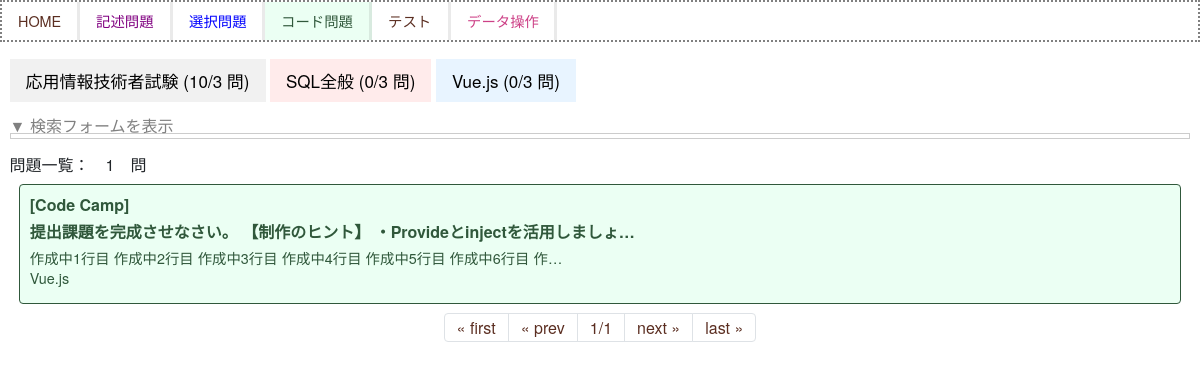
Page /codepractice/ on the committed database.
### sqlapp/models.py (models this page shows)
class Category(models.Model):
    name = models.CharField(max_length=100)
    def __str__(self):
        return self.name

class Codepractice(models.Model):
    question1 = models.TextField(verbose_name="問題")
    question2 = models.TextField(verbose_name="問題", null=True, blank= True)
    question3 = models.TextField(verbose_name="問題", null=True, blank= True)
    req1 = models.TextField(verbose_name="要件", null=True, blank= True)
    req2 = models.TextField(verbose_name="要件", null=True, blank= True)
    req3 = models.TextField(verbose_name="要件", null=True, blank= True)
    answerTitle1 = models.CharField(verbose_name="モジュール名1", max_length=255)
    answerTitle2 = models.CharField(verbose_name="モジュール名2", max_length=255, null=True,  blank=True)
    answerTitle3 = models.CharField(verbose_name="モジュール名3", max_length=255, null=True,  blank=True)
    answerTitle4 = models.CharField(verbose_name="モジュール名4", max_length=255, null=True,  blank=True)
    answerTitle5 = models.CharField(verbose_name="モジュール名5", max_length=255, null=True,  blank=True)
    answerTitle6 = models.CharField(verbose_name="モジュール名6", max_length=255, null=True,  blank=True)
    answerTitle7 = models.CharField(verbose_name="モジュール名7", max_length=255, null=True,  blank=True)
    answer1 = models.TextField(verbose_name="正解コード1")
    answer2 = models.TextField(verbose_name="正解コード2", null=True, blank= True)
    answer3 = models.TextField(verbose_name="正解コード3", null=True, blank= True)
    answer4 = models.TextField(verbose_name="正解コード4", null=True, blank= True)
    answer5 = models.TextField(verbose_name="正解コード5", null=True, blank= True)
    answer6 = models.TextField(verbose_name="正解コード6", null=True, blank= True)
    answer7 = models.TextField(verbose_name="正解コード7", null=True, blank= True)
    thumbnailQ1 = models.ImageField(verbose_name="画像1 (問題用)", null=True, blank= True)
    thumbnailQ2 = models.ImageField(verbose_name="画像2 (問題用)", null=True, blank= True)
    thumbnailQ3 = models.ImageField(verbose_name="画像3 (問題用)", null=True, blank= True)
    thumbnailQ4 = models.ImageField(verbose_name="画像4 (問題用)", null=True, blank= True)
    thumbnailQ5 = models.ImageField(verbose_name="画像5 (問題用)", null=True, blank= True)
    thumbnailQ6 = models.ImageField(verbose_name="画像6 (問題用)", null=True, blank= True)
    thumbnailQ7 = models.ImageField(verbose_name="画像7 (問題用)", null=True, blank= True)
    thumbnailQ8 = models.ImageField(verbose_name="画像8 (問題用)", null=True, blank= True)
    thumbnailQ9 = models.ImageField(verbose_name="画像9 (問題用)", null=True, blank= True)
    thumbnailQ10 = models.ImageField(verbose_name="画像10 (問題用)", null=True, blank= True)
    thumbnailQ11 = models.ImageField(verbose_name="画像11 (問題用)", null=True, blank= True)
    thumbnailQ12 = models.ImageField(verbose_name="画像12 (問題用)", null=True, blank= True)
    thumbnailQ13 = models.ImageField(verbose_name="画像13 (問題用)", null=True, blank= True)
    thumbnailQ14 = models.ImageField(verbose_name="画像14 (問題用)", null=True, blank= True)
    thumbnailQ15 = models.ImageField(verbose_name="画像15 (問題用)", null=True, blank= True)
    thumbnailQ16 = models.ImageField(verbose_name="画像16 (問題用)", null=True, blank= True)
    thumbnailQ17 = models.ImageField(verbose_name="画像17 (問題用)", null=True, blank= True)
    thumbnailQ18 = models.ImageField(verbose_name="画像18 (問題用)", null=True, blank= True)
    thumbnailQ19 = models.ImageField(verbose_name="画像19 (問題用)", null=True, blank= True)
    thumbnailQ20 = models.ImageField(verbose_name="画像20 (問題用)", null=True, blank= True)
    thumbnailQ21 = models.ImageField(verbose_name="画像21 (問題用)", null=True, blank= True)
    thumbnailQ22 = models.ImageField(verbose_name="画像22 (問題用)", null=True, blank= True)
    thumbnailQ23 = models.ImageField(verbose_name="画像23 (問題用)", null=True, blank= True)
    thumbnailQ24 = models.ImageField(verbose_name="画像24 (問題用)", null=True, blank= True)
    thumbnailQ25 = models.ImageField(verbose_name="画像25 (問題用)", null=True, blank= True)
    thumbnailQ26 = models.ImageField(verbose_name="画像26 (問題用)", null=True, blank= True)
    thumbnailQ27 = models.ImageField(verbose_name="画像27 (問題用)", null=True, blank= True)
    thumbnailQ28 = models.ImageField(verbose_name="画像28 (問題用)", null=True, blank= True)
    thumbnailQ29 = models.ImageField(verbose_name="画像29 (問題用)", null=True, blank= True)
    thumbnailQ30 = models.ImageField(verbose_name="画像30 (問題用)", null=True, blank= True)
    explanation = models.TextField(verbose_name="解説", null=True,  blank=True)
    thumbnailA1 = models.ImageField(verbose_name="画像1 (正解用)", null=True, blank= True)
    thumbnailA2 = models.ImageField(verbose_name="画像2 (正解用)", null=True, blank= True)
    thumbnailA3 = models.ImageField(verbose_name="画像3 (正解用)", null=True, blank= True)
    thumbnailA4 = models.ImageField(verbose_name="画像4 (正解用)", null=True, blank= True)
    thumbnailA5 = models.ImageField(verbose_name="画像5 (正解用)", null=True, blank= True)
    created_at = models.DateTimeField(auto_now_add=True)
    category = models.ForeignKey(Category, on_delete=models.CASCADE,verbose_name="カテゴリ", null=True,  blank=True)
    shoseki = models.ForeignKey(Book, on_delete=models.CASCADE,verbose_name="書籍・HP", null=True, blank= True)
    shoseki_page = models.CharField(verbose_name="書籍ページ・HP何問目", max_length=255, null=True,  blank=True)
    """
    def __str__(self):
        return str(self.id)
        """

class Book(models.Model):
    name = models.CharField(max_length=100)
    def __str__(self):
        return self.name

### sqlapp/views.py (the view)
# urls.py: path('codepractice/', views.ListCodepracticeView, name='list-codepractice'),
def ListCodepracticeView(request, num=1):
    if Codepractice.objects.exists():
        data = Codepractice.objects.all().order_by('pk').reverse()
        dataFirst = Codepractice.objects.all().order_by('pk').reverse().first()
    selectColor = ""
    dataFirst1 = ""
    dataFirst2 = ""
    dataFirst3 = ""
    dataFirst4 = ""
    dataFirst1_page = ""
    dataFirst2_page = ""
    dataFirst3_page = ""
    dataFirst4_page = ""
    dataFirst1_shoseki = ""
    dataFirst2_shoseki = ""
    dataFirst3_shoseki = ""
    dataFirst4_shoseki = ""
    data2 = Codepractice.objects.all().order_by('pk').reverse()
    if (request.method == 'POST') and request.POST.get('nameFind'):
            form = FindForm(request.POST)
            find1 = request.POST.get('find1')
            find2 = request.POST.get('find2')
            find3 = request.POST.get('find3')
            data = Practice.objects.all().order_by('pk').reverse().filter(question__contains=find1,answer__contains=find2,shoseki__name__contains=find3)
            data2 = Practice.objects.all().order_by('pk').reverse().filter(question__contains=find1,answer__contains=find2,shoseki__name__contains=find3)
            dataFirst1 = Practice.objects.all().order_by('pk').reverse().first()
            dataFirst1_page = dataFirst1.shoseki_page
            dataFirst1_shoseki = dataFirst1.shoseki
            dataFirst2 = Practice.objects.all().order_by('pk').reverse().first()
            dataFirst2_page = dataFirst2.shoseki_page
            dataFirst2_shoseki = dataFirst2.shoseki
            dataFirst3 = Practice.objects.all().order_by('pk').reverse().first()
            dataFirst3_page = dataFirst3.shoseki_page
            dataFirst3_shoseki = dataFirst3.shoseki
            selectColor = ""
    else:
        form = FindForm()
        data = Codepractice.objects.all().order_by('pk').reverse()
        dataFirst = ""
        dataFirst1 = ""
        dataFirst2 = ""
        dataFirst3 = ""
        dataFirst1_page = ""
        dataFirst2_page = ""
        dataFirst3_page = ""
    page = Paginator(data2, 10)
    categories_data = get_categories_data()
    categories = Category.objects.all()
    params = {
            'title': '',
            'form': form,
            'data': data,
            'data2': page.get_page(num),
            'dataFirst': dataFirst,
            'dataFirst1': dataFirst1,
            'dataFirst2': dataFirst2,
            'dataFirst3': dataFirst3,
            'dataFirst1_page': dataFirst1_page,
            'dataFirst2_page': dataFirst2_page,
            'dataFirst3_page': dataFirst3_page,
            'dataFirst1_shoseki': dataFirst1_shoseki,
            'dataFirst2_shoseki': dataFirst2_shoseki,
            'dataFirst3_shoseki': dataFirst3_shoseki,
            'categories_data': categories_data,
            'categories': categories
    }
    return render(request, 'sqlapp/codepractice_list.html', params)

### sqlapp/templates/sqlapp/codepractice_list.html (shortened to what this page needs)
{% extends 'baseCodepractice.html' %}
{% block content %}
{% include 'sqlapp/components/tab_content.html' %}
<div class="wrap">
    <label for="label1" class="label">▼ 検索フォームを表示</label>
<div class="content content2">
</div>
</div>
   <div class="nav-item">
    <h2>問題一覧：　{{ data|length }}　問　　</h2>
    </div>
    {% for item in data2 %}
    <a href="{% url 'detail-codepractice' item.pk %}">
    <div class="p-4 m-4 bg-light border border-success rounded">
        <h2><span style="font-weight:bold;">[{{ item.shoseki|truncatechars:50 }}]</span></h2>
        <h2><span style="font-weight:bold;">{{ item.question1|truncatechars:50 }}</h2>
        <h3>{{ item.answer1|truncatechars:50 }}</h3>
        <h3>{{ item.category|truncatechars:25 }}</h3>
        <div class="flex">
        </div>
    </div>
    </a>
    {% endfor %}
{% load static %}
<ul class="pagination justify-content-center">
    {% if data2.has_previous %}
    <li class="page-item">
        <a class="page-link" href="{% url 'list-question' %}">&laquo; first</a>
    </li>
    <li class="page-item">
        <a class="page-link" href="{% url 'list-question' %}{{data2.previous_page_number}}">&laquo; prev</a>
    </li>
    {% else %}
    <li class="page-item">
        <a class="page-link">&laquo; first</a>
    </li>
    <li class="page-item">
        <a class="page-link">&laquo; prev</a>
    </li>
    {% endif %}
    <li class="page-item">
        <a class="page-link">
            {{data2.number}}/{{data2.paginator.num_pages}}</a>
    </li>
    {% if data2.has_next %}
    <li class="page-item">
        <a class="page-link" href="{% url 'list-question' %}{{data2.next_page_number}}">next &raquo;</a>
    </li>
    <li class="page-item">
        <a class="page-link" href="{% url 'list-question' %}{{data2.paginator.num_pages}}">last &raquo;</a>
    </li>
    {% else %}
    <li class="page-item">
        <a class="page-link">next &raquo;</a>
    </li>
    <li class="page-item">
        <a class="page-link">last &raquo;</a>
    </li>
    {% endif %}
</ul>
{% endblock content %}

### sqlapp/templates/sqlapp/components/tab_content.html (shortened to what this page needs)
<div class="tab">
    {% for item in categories_data %}
    <button class="tablinks tab{{ forloop.counter }}" onclick="openTab(event, 'Tab{{ item.category.id }}')">
        {{ item.category.name }} ({{ item.today_count }}/{{ item.target_count }} 問)
    </button>
    {% endfor %}
</div>

### sqlapp/static/sqlapp/css/style.css (style rules this page uses)
body { font-family: 'Hannotate SC','HanziPen SC','Avenir','Helvetica Neue','Helvetica','Arial','Hiragino Sans','ヒラギノ角ゴシック',YuGothic,'Yu Gothic','メイリオ', Meiryo,'ＭＳ Ｐゴシック','MS PGothic' !important; }
a { text-decoration: none; }
body { background-color:rgba(249, 235, 235, 0.8); background-color: white ; background-blend-mode: lighten; }
.bg-light { --bs-bg-opacity: 0 !important; }
.p-4 h3 { margin-bottom: 0.2rem !important; }
.h3, h3 { font-size: 0.9rem; }
.m-4 { margin: 0.6rem !important; }
.wrap { margin: 2em 0; padding: 0; }
.flex { display: flex !important; }
.h2, h2 { font-size: 12pt !important; }
.wrap { margin: 1em 0 !important; }
body, html, main { height: 100%; margin: auto 0; font-family: 'Hannotate SC','HanziPen SC','Avenir','Helvetica Neue','Helvetica','Arial','Hiragino Sans','ヒラギノ角ゴシック',YuGothic,'Yu Gothic','メイリオ', Meiryo,'ＭＳ Ｐゴシック','MS PGothic'; }
.p-4 { line-height: 15px !important; }
.page-link { color: darkslategray; color: #5B2E21; }
.border-success { border-color: rgba(100, 100, 100, 1) !important; }
.tab button { background-color: inherit; border: none; outline: none; cursor: pointer; padding: 14px 16px; transition: 0.3s; font-size: 17px; display: inline-block; }
.tab button.tab1 { background-color: #f1f1f1; }
.tab button.tab2 { background-color: #ffebeb; }
.tab button.tab3 { background-color: #e8f4ff; }

### sqlapp/static/sqlapp/css/styleCodepractice.css (style rules this page uses)
body { font-family: 'Hannotate SC','HanziPen SC','Avenir','Helvetica Neue','Helvetica','Arial','Hiragino Sans','ヒラギノ角ゴシック',YuGothic,'Yu Gothic','メイリオ', Meiryo,'ＭＳ Ｐゴシック','MS PGothic' !important; }
body { background-color:rgba(249, 235, 235, 0.8); background-color: white ; background-blend-mode: lighten; }
.bg-light { --bs-bg-opacity: 0 !important; }
.p-4 { padding: 0.6rem !important; }
.p-4 h3 { margin-bottom: 0.2rem !important; }
.h3, h3 { font-size: 0.9rem; }
.m-4 { margin: 0.6rem !important; }
.wrap { margin: 2em 0; padding: 0; }
.wrap .content { height: 0; padding: 2px; overflow: hidden; margin-bottom: 10px; border: 1px solid #ccc; }
.wrap .content { height: 0; padding: 2px; overflow: hidden; margin-bottom: 10px; border: 1px solid #ccc; font-size: 4px; }
.flex { display: flex !important; }
label[for="label1"],label[for="label2"] { color:gray !important; }
.h2, h2 { font-size: 12pt !important; }
.m-4 { background-color: #ebfff3 !important; color: #30583B; border-style:solid !important; border-color: #30583B !important; }
.wrap { margin: 1em 0 !important; }
body, html, main { height: 100%; margin: auto 0; font-family: 'Hannotate SC','HanziPen SC','Avenir','Helvetica Neue','Helvetica','Arial','Hiragino Sans','ヒラギノ角ゴシック',YuGothic,'Yu Gothic','メイリオ', Meiryo,'ＭＳ Ｐゴシック','MS PGothic'; }

### rows in the picture
Category: category.name "応用情報技術者試験", today_count "10", target_count "3"
Category: category.name "SQL全般", today_count "0", target_count "3"
Category: category.name "Vue.js", today_count "0", target_count "3"
Codepractice: shoseki "Code Camp", question1 "提出課題を完成させなさい。 【制作のヒント】 ・Provideとinjectを活用しましょ…", answer1 "作成中1行目 作成中2行目 作成中3行目 作成中4行目 作成中5行目 作成中6行目 作…", category "Vue.js"

### other values in the picture
{{ data|length }} "1"
{{ data2.number }} "1"
{{ data2.paginator.num_pages }} "1"
